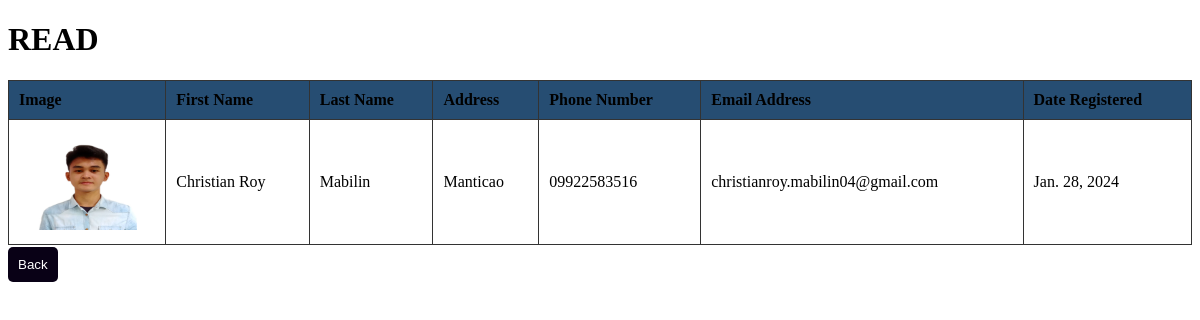
Page /read/ on the earlier database version.
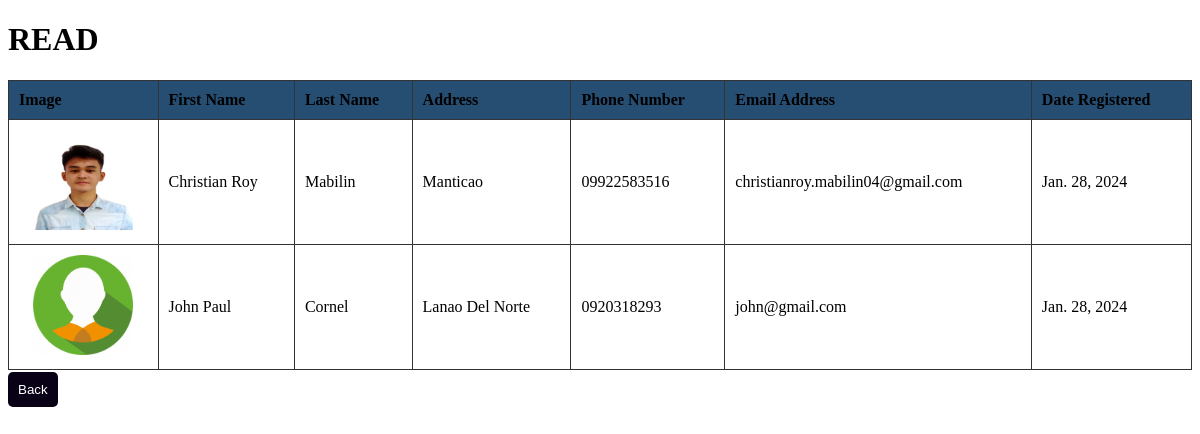
Same page on the later database version.
### app/models.py (models this page shows, shortened)
class Students(models.Model):
    img = models.ImageField(upload_to ='images/', null=True)
    first_name = models.CharField(max_length=255, verbose_name="First Name")
    last_name = models.CharField(max_length=255, verbose_name="Last Name")
    address = models.CharField(max_length=255, verbose_name="Address")
    phone = models.CharField(max_length=255, verbose_name="Phone Number")
    email = models.EmailField(max_length=254, verbose_name="Email Address")
    date_registered = models.DateField(default=datetime.now())

### app/views.py (the view)
# urls.py: path("read/", views.read, name='read'),
def read(request):
    students = Students.objects.all()
    context = {
        'students':students
    }
    return render(request, "read.html", context)

### templates/read.html (shortened to what this page needs)
{% load static %}
<!DOCTYPE html>
<html lang="en">
<head>
    <link rel="stylesheet" href="{% static 'assets/css/read.css' %}">
</head>
<body>
    <div>
        <h1>READ</h1>
        {% if students %}
            <table>
                <tr>
                <th>Image</th>
                <th>First Name</th>
                <th>Last Name</th>
                <th>Address</th>
                <th>Phone Number</th>
                <th>Email Address</th>
                <th>Date Registered</th>
                </tr>
                {% for student in students %}
                    <tr>
                        <td style="text-align: center;">
                            {% if student.img %}
                            <img src="{{ student.img.url }}" style="max-height: 100px;">
                            {% else %}
                                <p>No image</p>
                            {% endif %}
                        </td>
                        <td>{{ student.first_name }}</td>
                        <td>{{ student.last_name }}</td>
                        <td>{{ student.address }}</td>
                        <td>{{ student.phone }}</td>
                        <td>{{ student.email }}</td>
                        <td>{{ student.date_registered }}</td>
                    </tr>
                {% endfor %}
            </table>
        {% else %}
            <h1>No Data Found! Please create one</h1>
        {% endif %}
        <a href="{% url 'index' %}">
            <button>Back</button>
         </a>
    </div>
</body>
</html>

### static/assets/css/read.css (style rules this page uses)
table { width: 100%; border-collapse: collapse; margin-top: 20px; }
table, th, td { border: 1px solid #333333; }
th, td { padding: 10px; text-align: left; }
th { background-color: #264d72; }
a button { padding: 10px; background-color: #090116; color: white; border: none; border-radius: 5px; cursor: pointer; margin-top: 2px; }

Differences in the rows shown:
added Students: img (picture), first_name "John Paul", last_name "Cornel", address "Lanao Del Norte", phone "0920318293", email "john@gmail.com", date_registered "Jan. 28, 2024"
